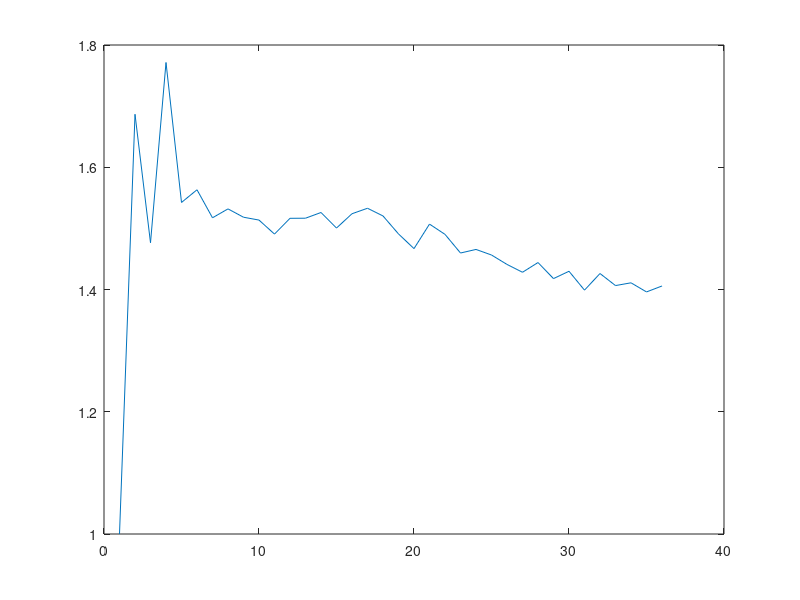

Here is the MATLAB script that generated this plot: (Note: this script raises an error after producing the figure.)
i=importdata('Results/eil_51/lenovo_v1-1_speedup.dat'); 
%i=importdata('Results/eil_51/debondt_v1-1_speedup.dat'); 

x = i(:,1);
y = i(:,5); 

p = plot(x,y);
p(1).Marker = '*';
p(1).Color = 'blue';

title('Graph of Speedup for Lenovo on EIL51 Dataset');
%title('Graph of Speedup for Debondt on EIL51 Dataset');
xlabel('# of Threads') 
ylabel('Speedup') 
hold on;

a = linspace(0, 40, 36);
b = linspace(1, 1, 36);
plot(a,b,'k-','linewidth',1.5,'color','red')